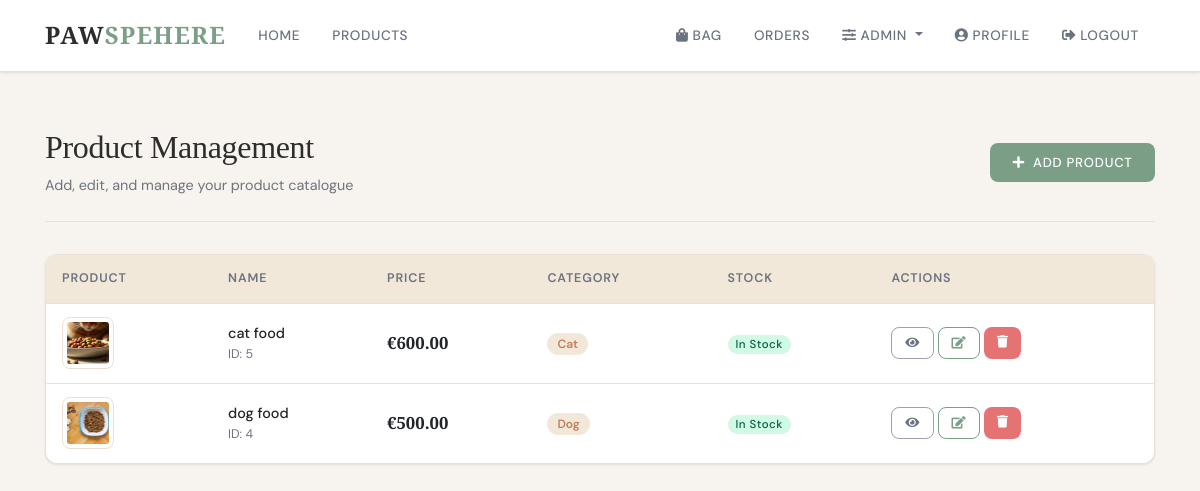
Screenshot of /admin-panel/products/ (signed in) with the database file from the repository.
### products/models.py (models this page shows, shortened)
class Product(models.Model):
    name = models.CharField(max_length=200)
    description = models.TextField()
    price = models.DecimalField(max_digits=10, decimal_places=2)
    category = models.ForeignKey(
        Category,
        on_delete=models.CASCADE,
        related_name="products",
    )
    materials = models.CharField(max_length=255)
    image = models.ImageField(
        upload_to="product_images",
        default="default_product.jpg",
    )
    seller = models.ForeignKey(User, on_delete=models.CASCADE)
    date_posted = models.DateTimeField(auto_now_add=True)
    in_stock = models.BooleanField(default=True)

class Category(models.Model):
    name = models.CharField(max_length=100)
    description = models.TextField(blank=True, null=True)
    class Meta:
        verbose_name_plural = "Categories"

### admin_panel/views.py (the view)
# urls.py: path('products/', views.product_management, name='admin-product-management'),
@login_required
@user_passes_test(is_admin)
def product_management(request):
    products = Product.objects.all().order_by('-date_posted')
    context = {
        'title': 'Product Management',
        'products': products
    }
    return render(request, 'admin_panel/product_management.html', context)

### admin_panel/views.py (called while the page is built)
def is_admin(user):
    return user.is_staff or user.is_superuser

### cart/context_processors.py (called while the page is built)
def cart_counter(request):
    if request.user.is_authenticated:
        cart_count = CartItem.objects.filter(user=request.user).count()
        return {'cart_count': cart_count}
    return {'cart_count': 0}

### templates/admin_panel/product_management.html (shortened to what this page needs)
{% extends "base.html" %}
{% block content %}
<div class="page-header">
    <div class="d-flex justify-content-between align-items-center">
        <div>
            <h1>Product Management</h1>
            <p class="text-muted mb-0" style="font-size:0.9rem;">Add, edit, and manage your product catalogue</p>
        </div>
        <a href="{% url 'product-create' %}" class="btn btn-primary">
            <i class="fas fa-plus mr-2"></i>Add Product
        </a>
    </div>
</div>
<div class="card">
    <div class="card-body p-0">
        <div class="table-responsive">
            <table class="table mb-0">
                <thead>
                    <tr>
                        <th>Product</th>
                        <th>Name</th>
                        <th>Price</th>
                        <th>Category</th>
                        <th>Stock</th>
                        <th>Actions</th>
                    </tr>
                </thead>
                <tbody>
                    {% for product in products %}
                    <tr>
                        <td>
                            <img src="{{ product.image.url }}" alt="{{ product.name }}" class="img-thumbnail" style="width:52px;height:52px;object-fit:cover;">
                        </td>
                        <td>
                            <div style="font-weight:500; font-size:0.9rem;">{{ product.name }}</div>
                            <div style="font-size:0.78rem; color:var(--gray-600);">ID: {{ product.id }}</div>
                        </td>
                        <td><strong style="font-family:'Cormorant Garamond',serif; font-size:1.05rem;">€{{ product.price }}</strong></td>
                        <td>
                            <span class="category-tag">{{ product.category.name }}</span>
                        </td>
                        <td>
                            {% if product.in_stock %}
                                <span class="badge badge-success">In Stock</span>
                            {% else %}
                                <span class="badge badge-danger">Out</span>
                            {% endif %}
                        </td>
                        <td>
                            <div class="d-flex gap-6">
                                <a href="{% url 'product-detail' product.id %}" class="btn btn-sm btn-outline-secondary mr-1" title="View"><i class="fas fa-eye"></i></a>
                                <a href="{% url 'product-update' product.id %}" class="btn btn-sm btn-outline-primary mr-1" title="Edit"><i class="fas fa-edit"></i></a>
                                <a href="{% url 'product-delete' product.id %}" class="btn btn-sm btn-danger" title="Delete"><i class="fas fa-trash"></i></a>
                            </div>
                        </td>
                    </tr>
                    {% empty %}
                    <tr><td colspan="7" class="text-center text-muted py-4">No products found.</td></tr>
                    {% endfor %}
                </tbody>
            </table>
        </div>
    </div>
</div>
{% endblock content %}

### templates/base.html (style rules this page uses)
:root { --cream: #F7F3EE; --white: #FFFFFF; --sage: #7B9E87; --sage-light: #A8C4B0; --sage-dark: #5C7D67; --terracotta: #C17F5A; --terracotta-light: #D4956E; --sand: #E8D5BA; --sand-light: #F2E8D9; --charcoal: #2D2D2D; --gray-600: #6B7280; --gray-400: #9CA3AF; --gray-200: #E5E7EB; --border: #EAE0D5; --shadow-sm: 0 1px 3px rgba(0,0,0,0.06), 0 1px 2px rgba(0,0,0,0.04); --shadow-md: 0 4px 12px rgba(0,0,0,0.08); --shadow-lg: 0 10px 30px rgba(0,0,0,0.10); --radius: 12px; --radius-sm: 8px; }
* { box-sizing: border-box; margin: 0; padding: 0; }
html { scroll-behavior: smooth; }
body { background-color: var(--cream); font-family: 'DM Sans', sans-serif; color: var(--charcoal); line-height: 1.6; min-height: 100vh; display: flex; flex-direction: column; padding-top: 72px; }
h1, h2, h3, h4, h5, h6 { font-family: 'Cormorant Garamond', serif; font-weight: 500; letter-spacing: -0.01em; }
h1 { font-size: 2.4rem; }
.btn { font-family: 'DM Sans', sans-serif; font-size: 0.82rem; font-weight: 500; letter-spacing: 0.06em; text-transform: uppercase; border-radius: var(--radius-sm); padding: 0.6rem 1.4rem; transition: all 0.25s ease; border: none; }
.btn-primary { background-color: var(--sage); color: white; }
.btn-danger { background-color: #E57373; color: white; }
.btn-outline-primary { background: transparent; border: 1.5px solid var(--sage); color: var(--sage); }
.btn-outline-secondary { background: transparent; border: 1.5px solid var(--gray-400); color: var(--gray-600); }
.btn-sm { padding: 0.35rem 0.8rem; font-size: 0.78rem; }
.card { background: var(--white); border: 1px solid var(--border); border-radius: var(--radius); box-shadow: var(--shadow-sm); transition: box-shadow 0.25s ease, transform 0.25s ease; overflow: hidden; }
.card-body { padding: 1.5rem; }
.badge { font-family: 'DM Sans', sans-serif; font-size: 0.72rem; font-weight: 500; letter-spacing: 0.04em; padding: 0.3em 0.7em; border-radius: 20px; }
.badge-success { background-color: #D1FAE5; color: #065F46; }
.table { background: white; border-radius: var(--radius); }
.table thead th { background-color: var(--sand-light); border-bottom: 1px solid var(--border); border-top: none; font-size: 0.78rem; font-weight: 600; letter-spacing: 0.07em; text-transform: uppercase; color: var(--gray-600); padding: 0.85rem 1rem; }
.table td { vertical-align: middle; padding: 0.85rem 1rem; border-color: var(--border); font-size: 0.9rem; }
.img-thumbnail { border-radius: var(--radius-sm); border: 1px solid var(--border); object-fit: cover; }
.page-header { padding: 2rem 0 1.5rem; border-bottom: 1px solid var(--border); margin-bottom: 2rem; }
.page-header h1 { font-size: 2rem; color: var(--charcoal); }

### templates/admin_panel/product_management.html (style rules this page uses)
.category-tag { background:var(--sand-light); color:var(--terracotta); padding:3px 10px; border-radius:20px; font-size:0.75rem; font-weight:600; }

### rows the page displays
Product: image (picture), name "cat food", id "5", price "600.00", category.name "Cat", in_stock "In Stock"
Product: image (picture), name "dog food", id "4", price "500.00", category.name "Dog", in_stock "In Stock"
